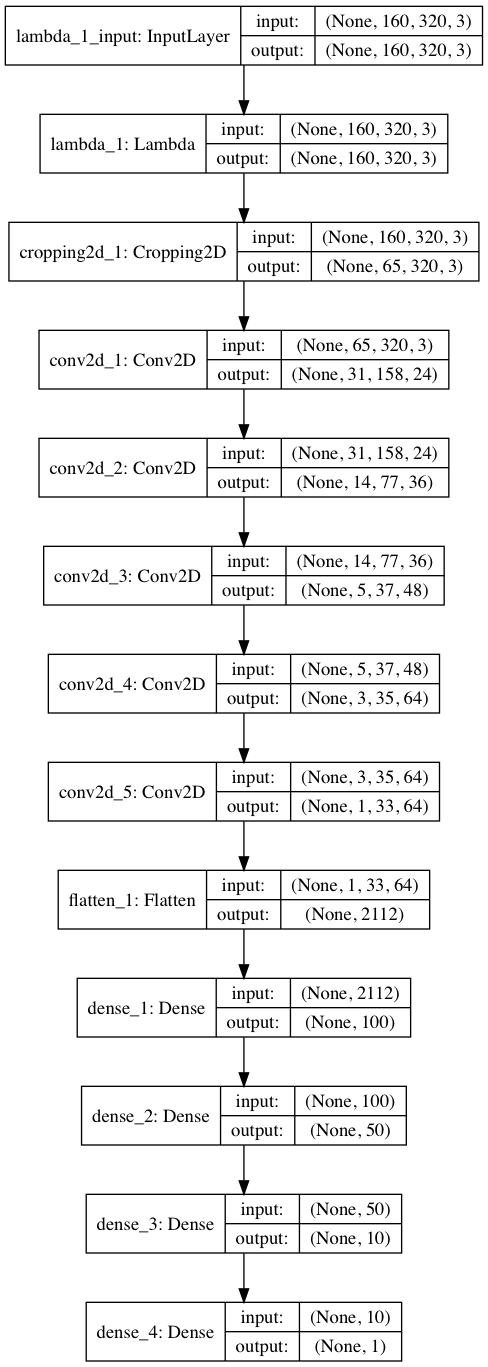

Source code (Python):
import csv
import os.path
import cv2
import numpy as np
import matplotlib.pyplot as plt

from keras.models import Sequential
from keras.layers import Flatten, Dense, Lambda, Dropout
from keras.layers import Cropping2D, Convolution2D, MaxPooling2D
from keras.callbacks import ModelCheckpoint
from keras.utils import plot_model
from keras.optimizers import Adam
from keras.regularizers import l2
from keras.layers.advanced_activations import ELU

from sklearn.model_selection import train_test_split
from sklearn.utils import shuffle

def process_data(directory, correction_factor):
    """
    Read the data csv file, generates image paths and measurements.
    """
    lines = []
    csv_file_path = directory + '/driving_log.csv'
    if not os.path.exists(csv_file_path):
        return []

    with open(csv_file_path) as csv_file:
        reader = csv.reader(csv_file)
        for line in reader:
            lines.append(line)
    
    processed_results = []

    images_dir = directory + '/IMG/'
    if not os.path.exists(images_dir):
        return processed_results

    for line in lines:
        steering_center = float(line[3])
        steering_left = steering_center + correction_factor
        steering_right = steering_center - correction_factor

        img_center_path = images_dir + line[0].split('/')[-1]
        img_left_path = images_dir + line[1].split('/')[-1]
        img_right_path = images_dir + line[2].split('/')[-1]

        processed_results.append((img_center_path, steering_center))
        processed_results.append((img_left_path, steering_left))
        processed_results.append((img_right_path, steering_right))

    return processed_results

def generator(samples, batch_size=32):
    """
    Returns a generator for the required images and augmented images from the given set of samples.
    """
    num_samples = len(samples)
    while 1:
        samples = shuffle(samples)
        for offset in range(0, num_samples, batch_size):
            batch_samples = samples[offset:offset+batch_size]

            augmented_images, augmented_measurements = [], []

            for image_path, measurement in batch_samples:
                image = cv2.imread(image_path)
                augmented_images.append(image)
                augmented_measurements.append(measurement)
                augmented_images.append(cv2.flip(image, 1))
                augmented_measurements.append(measurement * -1.0)

            x_train = np.array(augmented_images)
            y_train = np.array(augmented_measurements)

            yield shuffle(x_train, y_train)

def add_preprocessing_layers(model):
    """
    Apply some common data preprocessing layers to the keras model.
    """
    model.add(Lambda(lambda x: (x / 255.0) - 0.5, input_shape=(160, 320, 3)))
    model.add(Cropping2D(cropping=((70, 25), (0, 0))))

def lenet_arch_model():
    """
    Returns the keras model for the LENET architecture.
    """
    model = Sequential()
    add_preprocessing_layers(model)

    model.add(Convolution2D(6, kernel_size=(5, 5), padding="valid", activation='relu'))
    model.add(MaxPooling2D(pool_size=(2, 2)))
    model.add(Convolution2D(16, kernel_size=(5, 5), padding="valid", activation='relu'))
    model.add(MaxPooling2D(pool_size=(2, 2)))

    model.add(Flatten())

    model.add(Dense(120, activation='relu'))
    model.add(Dropout(0.65))
    model.add(Dense(84, activation='relu'))
    model.add(Dropout(0.65))
    model.add(Dense(1))

    return model

def nvidia_arch_model():
    """
    Returns the keras model for the popular NVIDIA architecture.
    """
    model = Sequential()
    add_preprocessing_layers(model)

    model.add(Convolution2D(24, 5, strides=(2, 2), kernel_regularizer=l2(0.001)))
    model.add(ELU())
    model.add(Convolution2D(36, 5, strides=(2, 2), kernel_regularizer=l2(0.001)))
    model.add(ELU())
    model.add(Convolution2D(48, 5, strides=(2, 2), kernel_regularizer=l2(0.001)))
    model.add(ELU())
    model.add(Convolution2D(64, (3, 3), kernel_regularizer=l2(0.001)))
    model.add(ELU())
    model.add(Convolution2D(64, (3, 3), kernel_regularizer=l2(0.001)))
    model.add(ELU())

    model.add(Flatten())
    model.add(Dense(100, kernel_regularizer=l2(0.001)))
    model.add(ELU())
    model.add(Dense(50, kernel_regularizer=l2(0.001)))
    model.add(ELU())
    model.add(Dense(10, kernel_regularizer=l2(0.001)))
    model.add(ELU())
    model.add(Dense(1))

    return model

def visualize_model_loss(hist_object):
    """
    Visualize the loss metrics for the keras model .
    """
    plt.plot(hist_object.history['loss'])
    plt.plot(hist_object.history['val_loss'])
    plt.title('Mean Squared Error Loss')
    plt.ylabel('MSE Loss')
    plt.xlabel('Epoch')
    plt.legend(['Training set', 'Validation set'], loc='upper right')

    plt.show()

KERAS_CHECKPOINT_FILE_PATH = 'keras.weights.best.hdf5'

def keras_model_callbacks():
    """
    Returns an array of keras checkpoint callback.
    """
    return [ModelCheckpoint(KERAS_CHECKPOINT_FILE_PATH,
                            monitor='val_acc',
                            verbose=1,
                            save_best_only=True,
                            mode='max')]

### Splitting samples and creating generators.
BATCH_SIZE = 32

data_samples = process_data('data', 0.2)
train_samples, validation_samples = train_test_split(data_samples, test_size=0.2)

### Create seperate generators for training and validation data
train_generator = generator(train_samples, batch_size=BATCH_SIZE)
validation_generator = generator(validation_samples, batch_size=BATCH_SIZE)

### Create a keras model
keras_model = nvidia_arch_model()

### Load any previous saved checkpoint weights, if exists
if os.path.exists(KERAS_CHECKPOINT_FILE_PATH):
    keras_model.load_weights(KERAS_CHECKPOINT_FILE_PATH)
else:
    print("No prior model checkpoints exist")

### Compile and train the model using the generator function
keras_model.compile(loss='mse', optimizer=Adam(lr=1e-4), metrics=['accuracy'])

history_object = keras_model.fit_generator(train_generator,
                                           steps_per_epoch=int(np.floor((len(train_samples))/BATCH_SIZE)*BATCH_SIZE),
                                           validation_data=validation_generator,
                                           validation_steps=int(np.floor((len(validation_samples))/BATCH_SIZE)*BATCH_SIZE),
                                           epochs=5,
                                           verbose=1,
                                           callbacks=keras_model_callbacks())
keras_model.summary()

### Generate visualiaztion of the entire model
plot_model(keras_model, to_file='model.png', show_shapes=True)

### Save the trained model
keras_model.save('model.h5')

### Visualize the model loss over training and validation data - NOT NEEDED FOR EC2
#visualize_model_loss(history_object)
